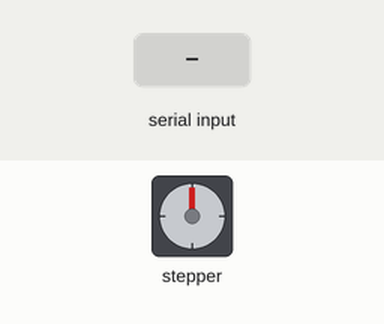
Recording of a sketch running on a simulated ESP32. On the bench: stepper motor. Inputs (shaded band) come from the test bench. Nothing arrives over Bluetooth unless stated; stepper angles assume 4096 steps per turn; what the sketch prints to the serial monitor is not drawn.

Above: at 1.2 s.
1.3 s: "Rotate 90\n" received over the second serial link
At 2.45 s:
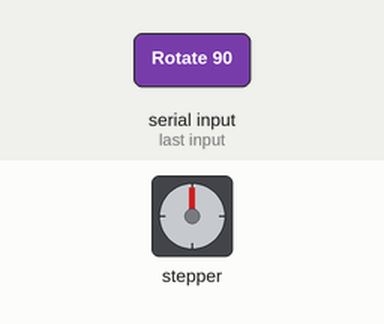
At 3.08 s:
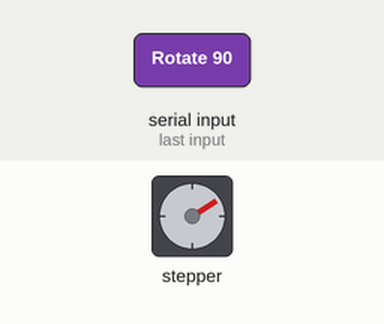
Timing chart, 0 to 19.3 s (numbered marks = the images above; inputs shaded):
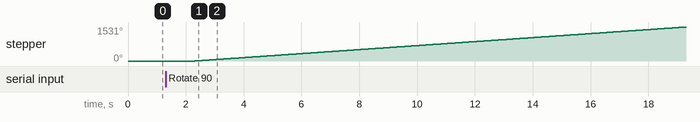

The sketch:

controll_gear_mpr121.ino
```cpp
#include <BluetoothSerial.h>
#include <Adafruit_MPR121.h>
#include <Stepper.h>

// Bluetooth Serial object for ESP32
BluetoothSerial SerialBT;

// MPR121 setup
Adafruit_MPR121 cap = Adafruit_MPR121();
#define MPR121_ADDR 0x5A

// Stepper motor setup
const int stepsPerRevolution = 4096; // Adjust based on your stepper motor
Stepper stepper(stepsPerRevolution, 13, 12, 14, 27); // IN1, IN2, IN3, IN4

void setup() {
  Serial.begin(115200);
  SerialBT.begin("ESP32_BT"); // Bluetooth device name
  if (!cap.begin(MPR121_ADDR)) {
    Serial.println("MPR121 not found, check wiring?");
    while (1);
  }

  stepper.setSpeed(15); // Set stepper motor speed

  Serial.println("Setup complete.");
}

void loop() {
  static unsigned long lastTouchTime = 0;
  uint16_t touched = cap.touched();

  for (int i = 0; i < 12; i++) {
    if (touched & (1 << i)) {
      if (millis() - lastTouchTime > 500) { // Example for debouncing
        SerialBT.print("Pin "); SerialBT.print(i); SerialBT.println(" touched.");
        lastTouchTime = millis();
      }
    }
  }

  // Check for Bluetooth commands
  if (SerialBT.available()) {
    String command = SerialBT.readString();
    handleBluetoothCommand(command);
  }
}

void handleBluetoothCommand(String command) {
  // Parse command and convert to rotation angle or other actions
  // Example: if command is "Rotate 1", rotate by some calculated angle
  if (command.startsWith("Rotate ")) {
    int segment = command.substring(7).toInt(); // Get segment number
    int angle = (segment - 1) * (360 / 12); // Calculate angle for a dodecagon
    rotateStepperToAngle(angle);
  }
}

void rotateStepperToAngle(int angle) {
  int stepsToMove = map(angle, 0, 360, 0, stepsPerRevolution);
  stepper.step(stepsToMove);
}
```

Measured:
- after the input at 1.3 s, stepper: keeps turning clockwise at about 90°/s, starting after 1.0 s
